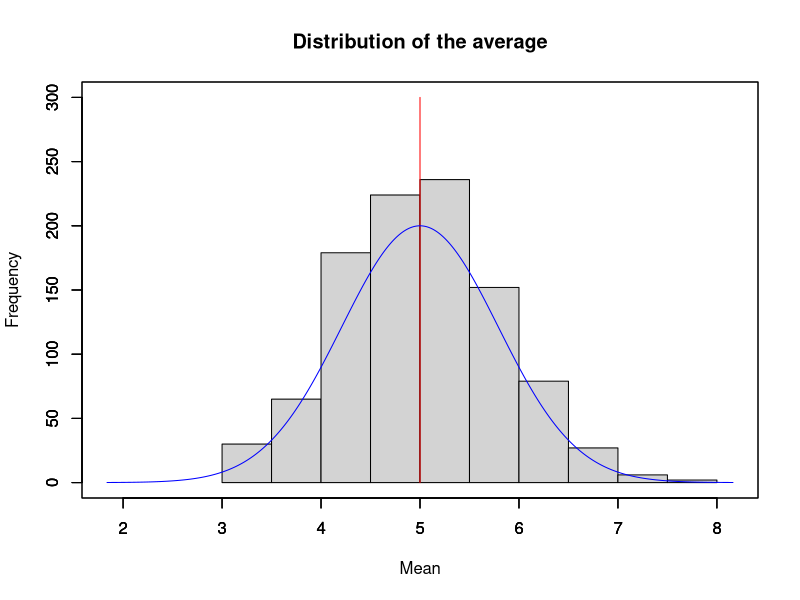
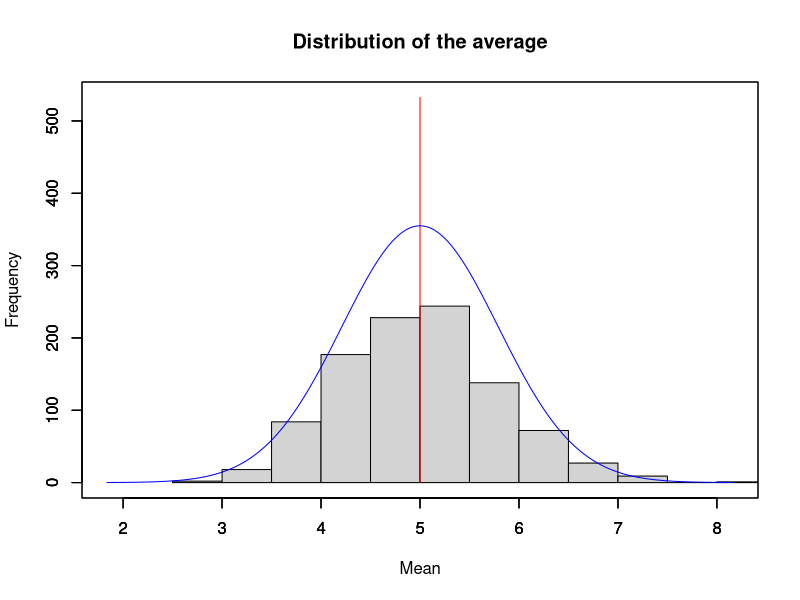

Write the R code that produced these figures, in order.
## ---- chunk 1
# Data
lambda <- 0.2 # rate parameter
NS <- 1000 # number of exponentials
ND <- 40 # number of data for each exponential distribution
NB <- 10 # number of breaks to draw the histograms
#
# Simulations of the 40 exponentials
data <- matrix(nr=ND, nc=NS)
for (i in 1:NS){ data[,i] <- rexp(ND, lambda) }
#
# Computation of the average
m <- rep(0, NS)
for (i in 1:NS){ m[i] <- mean(data[,i]) }
## ---- chunk 2
mth <- 1/lambda
vth <- (1/lambda)^2 / ND
pth <- 0.95
## ---- chunk 3
ms <- mean(m)
vs <- var(m)
ps <- length(m[m >= mth - 1.96 * sqrt(vth) & m <= mth + 1.96 * sqrt(vth)]) / NS
## ---- chunk 4
sample <- sqrt(vth) * 0.01 * c(-400:400) + mth
dsample <- dnorm(0.01 * c(-400:400))
## ---- chunk 5
norm_hist <- hist(rnorm(NS), breaks=NB, plot=FALSE)
max_density <- max(norm_hist$counts) / max(dsample)
## ---- chunk 6
ymax <- 1.5 * max(norm_hist$counts)
hist(m, breaks=NB, xlim = c(1/lambda - 4/(lambda*sqrt(ND)), 1/lambda + 4/(lambda*sqrt(ND))),
ylim=c(0, ymax), xlab="", ylab="", main="")
par(new=TRUE)
plot(c(1/lambda, 1/lambda), c(0, ymax), xlim = c(1/lambda - 4/(lambda*sqrt(ND)), 1/lambda + 4/(lambda*sqrt(ND))),
ylim=c(0, ymax), xlab="", ylab="", col="red", type="l")
par(new=TRUE)
plot(sample, max_density * dsample, xlim = c(1/lambda - 4/(lambda*sqrt(ND)), 1/lambda + 4/(lambda*sqrt(ND))),
ylim=c(0, ymax), xlab="", ylab="", col="blue", type="l") 
title(main="Distribution of the average", xlab="Mean", ylab="Frequency")
## ---- chunk 7
ND <- 40
data <- matrix(nr=ND, nc=NS)
for (i in 1:NS){ data[,i] <- rexp(ND, lambda) }
m <- rep(0, NS)
for (i in 1:NS){ m[i] <- mean(data[,i]) }
vth <- (1/lambda)^2 / ND
ms <- mean(m)
vs <- var(m)
ps <- length(m[m >= mth - 1.96 * sqrt(vth) & m <= mth + 1.96 * sqrt(vth)]) / NS
sample <- sqrt(vth) * 0.01 * c(-400:400) + mth
dsample <- dnorm(0.01 * c(-400:400))
norm_hist <- hist(rnorm(NS), breaks=NB, plot=FALSE)
max_density <- max(norm_hist$counts) / max(dsample)
ymax <- 1.5 * max(norm_hist$counts)
hist(m, breaks=NB, xlim = c(1/lambda - 4/(lambda*sqrt(ND)), 1/lambda + 4/(lambda*sqrt(ND))),
ylim=c(0, ymax), xlab="", ylab="", main="")
par(new=TRUE)
plot(c(1/lambda, 1/lambda), c(0, ymax), xlim = c(1/lambda - 4/(lambda*sqrt(ND)), 1/lambda + 4/(lambda*sqrt(ND))),
ylim=c(0, ymax), xlab="", ylab="", col="red", type="l")
par(new=TRUE)
plot(sample, max_density * dsample, xlim = c(1/lambda - 4/(lambda*sqrt(ND)), 1/lambda + 4/(lambda*sqrt(ND))),
ylim=c(0, ymax), xlab="", ylab="", col="blue", type="l") 
title(main="Distribution of the average", xlab="Mean", ylab="Frequency")
